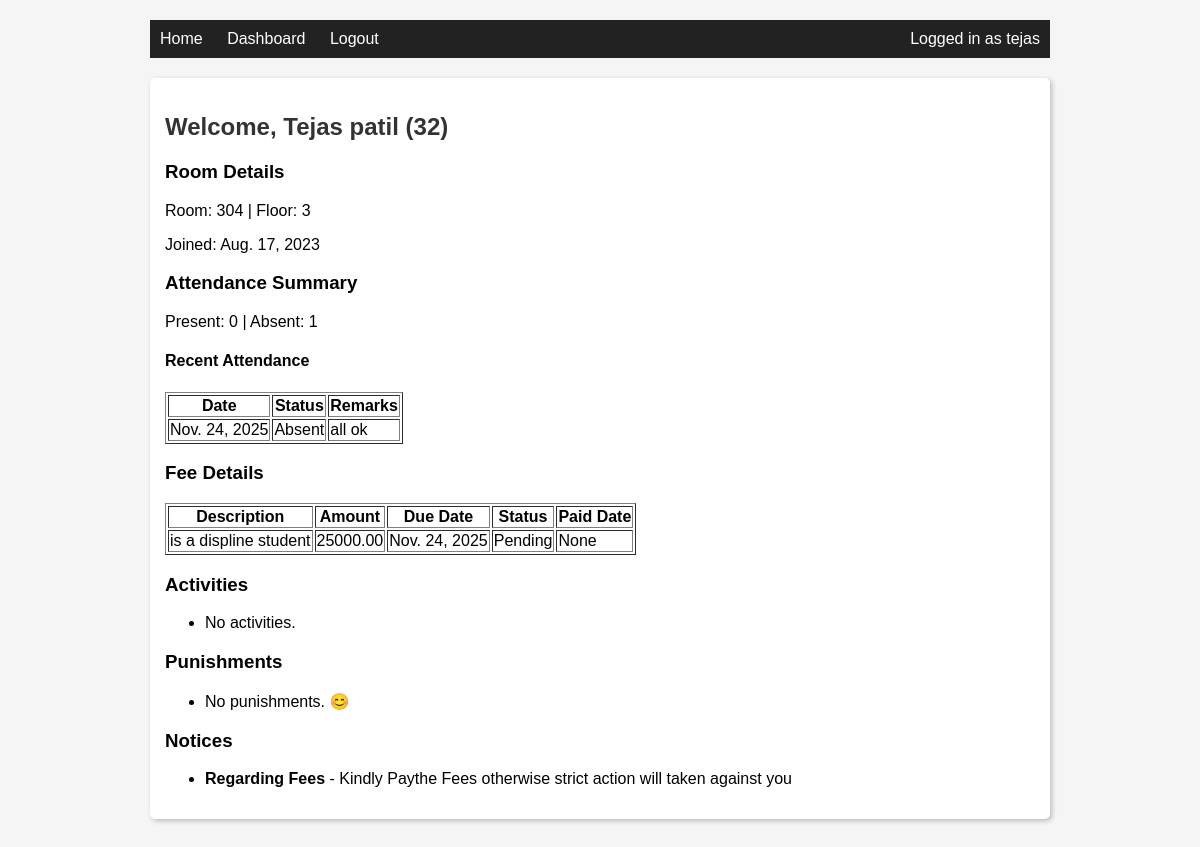
The page /accounts/ (signed in) on the database its author committed.
### accounts/models.py (models this page shows, shortened)
class Student(models.Model):
    user = models.OneToOneField(User, on_delete=models.CASCADE)
    roll_no = models.CharField(max_length=20, unique=True)
    course = models.CharField(max_length=100, blank=True)
    year = models.IntegerField(default=1)
    room_no = models.CharField(max_length=20, blank=True)
    phone = models.CharField(max_length=15, blank=True)

### hostel/models.py (models this page shows, shortened)
class RoomAllocation(models.Model):
    student = models.OneToOneField(Student, on_delete=models.CASCADE, related_name='allocation')
    room = models.ForeignKey(Room, on_delete=models.CASCADE, related_name='allocations')
    join_date = models.DateField()
    leave_date = models.DateField(null=True, blank=True)

class Room(models.Model):
    number = models.CharField(max_length=10, unique=True)
    capacity = models.PositiveIntegerField(default=3)
    floor = models.IntegerField(default=1)

### attendance/models.py (models this page shows, shortened)
class AttendanceRecord(models.Model):
    STATUS_CHOICES = (
        ('P', 'Present'),
        ('A', 'Absent'),
        ('L', 'Late'),
    )
    student = models.ForeignKey(Student, on_delete=models.CASCADE, related_name='attendance_records')
    date = models.DateField()
    status = models.CharField(max_length=1, choices=STATUS_CHOICES)
    remarks = models.CharField(max_length=255, blank=True)
    class Meta:
        unique_together = ('student', 'date')
        ordering = ['-date']

### fees/models.py (models this page shows, shortened)
class FeeRecord(models.Model):
    STATUS_CHOICES = (
        ('PAID', 'Paid'),
        ('PENDING', 'Pending'),
        ('OVERDUE', 'Overdue'),
    )
    student = models.ForeignKey(Student, on_delete=models.CASCADE, related_name='fee_records')
    description = models.CharField(max_length=255)
    amount = models.DecimalField(max_digits=10, decimal_places=2)
    due_date = models.DateField()
    status = models.CharField(max_length=10, choices=STATUS_CHOICES, default='PENDING')
    paid_date = models.DateField(null=True, blank=True)
    class Meta:
        ordering = ['-due_date']

### notices/models.py (models this page shows, shortened)
class Notice(models.Model):
    title = models.CharField(max_length=200)
    content = models.TextField()
    created_at = models.DateTimeField(auto_now_add=True)
    is_active = models.BooleanField(default=True)
    class Meta:
        ordering = ['-created_at']

### accounts/views.py (the view)
# urls.py: path('', views.dashboard, name='dashboard'),
@login_required
def dashboard(request):
    student = Student.objects.get(user=request.user)
    attendance = AttendanceRecord.objects.filter(student=student)[:10]
    fees = FeeRecord.objects.filter(student=student)
    activities = Activity.objects.filter(student=student)[:5]
    punishments = Punishment.objects.filter(student=student)[:5]
    allocation = RoomAllocation.objects.filter(student=student).first()
    notices = Notice.objects.filter(is_active=True)[:5]
    total_present = AttendanceRecord.objects.filter(student=student, status='P').count()
    total_absent = AttendanceRecord.objects.filter(student=student, status='A').count()
    context = {
        'student': student,
        'attendance': attendance,
        'fees': fees,
        'activities': activities,
        'punishments': punishments,
        'allocation': allocation,
        'notices': notices,
        'total_present': total_present,
        'total_absent': total_absent,
    }
    return render(request, 'accounts/dashboard.html', context)

### templates/accounts/dashboard.html
{% extends 'base.html' %}
{% block content %}
<h2>Welcome, {{ student.user.get_full_name }} ({{ student.roll_no }})</h2>
<h3>Room Details</h3>
{% if allocation %}
    <p>Room: {{ allocation.room.number }} | Floor: {{ allocation.room.floor }}</p>
    <p>Joined: {{ allocation.join_date }}</p>
{% else %}
    <p>No room allocated.</p>
{% endif %}
<h3>Attendance Summary</h3>
<p>Present: {{ total_present }} | Absent: {{ total_absent }}</p>
<h4>Recent Attendance</h4>
<table border="1">
    <tr>
        <th>Date</th><th>Status</th><th>Remarks</th>
    </tr>
    {% for rec in attendance %}
    <tr>
        <td>{{ rec.date }}</td>
        <td>{{ rec.get_status_display }}</td>
        <td>{{ rec.remarks }}</td>
    </tr>
    {% empty %}
    <tr><td colspan="3">No records.</td></tr>
    {% endfor %}
</table>
<h3>Fee Details</h3>
<table border="1">
    <tr>
        <th>Description</th><th>Amount</th><th>Due Date</th><th>Status</th><th>Paid Date</th>
    </tr>
    {% for fee in fees %}
    <tr>
        <td>{{ fee.description }}</td>
        <td>{{ fee.amount }}</td>
        <td>{{ fee.due_date }}</td>
        <td>{{ fee.get_status_display }}</td>
        <td>{{ fee.paid_date }}</td>
    </tr>
    {% empty %}
    <tr><td colspan="5">No fee records.</td></tr>
    {% endfor %}
</table>
<h3>Activities</h3>
<ul>
    {% for a in activities %}
        <li>{{ a.date }} - {{ a.title }}: {{ a.description }}</li>
    {% empty %}
        <li>No activities.</li>
    {% endfor %}
</ul>
<h3>Punishments</h3>
<ul>
    {% for p in punishments %}
        <li>{{ p.date_given }} - {{ p.reason }} (Resolved: {{ p.resolved }})</li>
    {% empty %}
        <li>No punishments. 😊</li>
    {% endfor %}
</ul>
<h3>Notices</h3>
<ul>
    {% for n in notices %}
        <li><strong>{{ n.title }}</strong> - {{ n.content|truncatechars:100 }}</li>
    {% empty %}
        <li>No active notices.</li>
    {% endfor %}
</ul>
{% endblock %}

### templates/base.html (shortened to what this page needs)
<!DOCTYPE html>
<html>
<head>
</head>
<body>
<div class="navbar">
    <a href="/">Home</a>
    {% if user.is_authenticated %}
        <a href="{% url 'accounts:dashboard' %}">Dashboard</a>
        <a href="{% url 'accounts:logout' %}">Logout</a>
        <span style="float:right;">Logged in as {{ user.username }}</span>
    {% else %}
        <a href="{% url 'accounts:login' %}">Login</a>
    {% endif %}
</div>
<div class="card">
    {% block content %}{% endblock %}
</div>
</body>
</html>

### templates/base.html (style rules this page uses)
body { font-family: Arial; max-width: 900px; margin: auto; padding: 20px; background: #f5f5f5; }
h1, h2 { color: #333; }
a { color: blue; text-decoration: none; }
.navbar { padding: 10px; background: #222; color: white; margin-bottom: 20px; }
.navbar a { color: white; margin-right: 20px; }
.card { background: white; padding: 15px; margin-bottom: 20px; border-radius: 5px; box-shadow: 2px 2px 5px #bbb; }

### rows shown on the page
Student: user.get_full_name "Tejas patil", roll_no "32"
RoomAllocation: room.number "304", room.floor "3", join_date "Aug. 17, 2023"
AttendanceRecord: date "Nov. 24, 2025", status "Absent", remarks "all ok"
FeeRecord: description "is a displine student", amount "25000.00", due_date "Nov. 24, 2025", status "Pending", paid_date "None"
Notice: title "Regarding Fees", content "Kindly Paythe Fees otherwise strict action will taken against you"

### other values the page prints
{{ user.username }} "tejas"
{{ total_present }} "0"
{{ total_absent }} "1"
